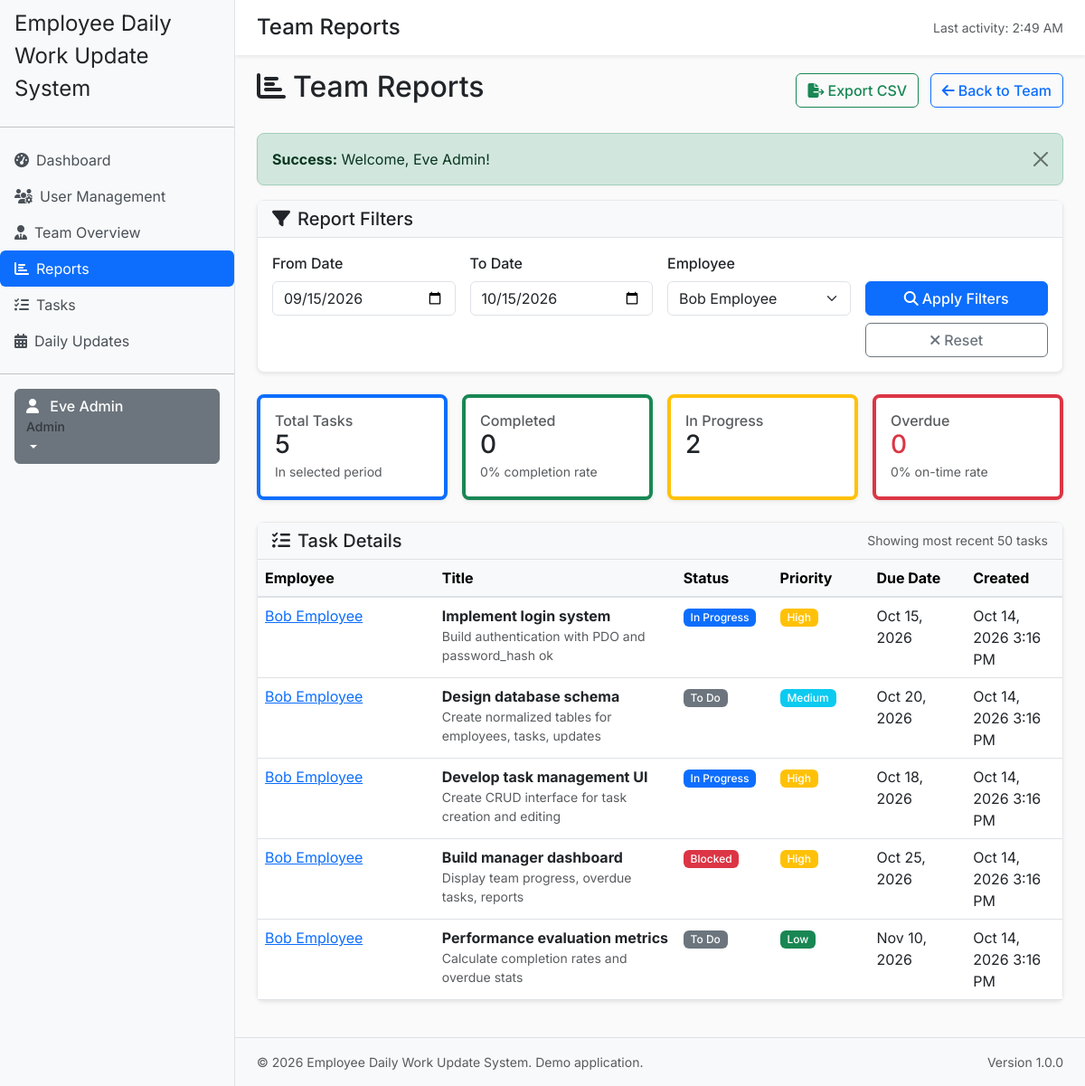
Screenshot of /manager/reports.php?employee=2 (signed in) with the database file from the repository.
### tables this page shows
CREATE TABLE `tasks` (
  `id` int(11) NOT NULL,
  `title` varchar(200) NOT NULL,
  `description` text DEFAULT NULL,
  `assigned_to` int(11) NOT NULL,
  `created_by` int(11) NOT NULL,
  `manager_id` int(11) NOT NULL,
  `priority` enum('Low','Medium','High','Urgent') NOT NULL DEFAULT 'Medium',
  `status` enum('To Do','In Progress','Blocked','Completed') NOT NULL DEFAULT 'To Do',
  `start_date` date NOT NULL,
  `due_date` date NOT NULL,
  `completed_at` datetime DEFAULT NULL,
  `created_at` datetime NOT NULL DEFAULT current_timestamp(),
  `updated_at` datetime NOT NULL DEFAULT current_timestamp() ON UPDATE current_timestamp()
);

CREATE TABLE `users` (
  `id` int(11) NOT NULL,
  `name` varchar(100) NOT NULL,
  `email` varchar(150) NOT NULL,
  `password_hash` varchar(255) NOT NULL,
  `role` enum('admin','manager','employee') NOT NULL DEFAULT 'employee',
  `manager_id` int(11) DEFAULT NULL,
  `is_active` tinyint(1) NOT NULL DEFAULT 1,
  `created_at` datetime NOT NULL DEFAULT current_timestamp(),
  `updated_at` datetime NOT NULL DEFAULT current_timestamp() ON UPDATE current_timestamp()
);

### includes/validation.php (called while the page is built, shortened)
<?php
function validateDate(string $value, bool $required = false, bool $allowPast = true): string|false {
    $value = trim($value);
    if ($value === '' && !$required) {
        return '';
    }
    return $value;
}
function validateInt($value, ?int $min = null, ?int $max = null): int|false {
    if (is_string($value)) {
        $value = trim($value);
    }
    $options = [];
    if ($min !== null) {
        $options['min_range'] = $min;
    }
    $int = filter_var($value, FILTER_VALIDATE_INT, [
        'options' => $options,
    ]);
    return $int;
}
function formatDate(string $date, string $format = 'M j, Y'): string {
    try {
        $dt = new DateTime($date);
        return $dt->format($format);
    } catch (Exception $e) {
        return $date;
    }
}
function formatDateTime(string $datetime, string $format = 'M j, Y g:i A'): string {
    try {
        $dt = new DateTime($datetime);
        return $dt->format($format);
    } catch (Exception $e) {
        return $datetime;
    }
}
function getPriorityBadgeClass(string $priority): string {
    return match ($priority) {
        PRIORITY_LOW => 'success',
        PRIORITY_MEDIUM => 'info',
        PRIORITY_HIGH => 'warning',
        PRIORITY_URGENT => 'danger',
        default => 'secondary',
    };
}
function getStatusBadgeClass(string $status): string {
    return match ($status) {
        STATUS_TODO => 'secondary',
        STATUS_IN_PROGRESS => 'primary',
        STATUS_BLOCKED => 'danger',
        STATUS_COMPLETED => 'success',
        default => 'secondary',
    };
}
function getBaseUrl(): string {
    return rtrim(APP_URL, '/');
}
function url(string $path): string {
    $path = ltrim($path, '/');
    if ($path === '') {
        return getBaseUrl();
    }
    return getBaseUrl() . '/' . $path;
}

### includes/database.php (called while the page is built, shortened)
<?php
require_once __DIR__ . '/config.php';
class Database {
    private static ?PDO $pdo = null;
    public static function getConnection(): PDO {
        if (self::$pdo === null) {
            $dsn = 'mysql:host=' . DB_HOST . ';dbname=' . DB_NAME . ';charset=utf8mb4';
            try {
                global $pdoOptions;
                $options = $pdoOptions ?? [
                    PDO::ATTR_ERRMODE => PDO::ERRMODE_EXCEPTION,
                    PDO::ATTR_DEFAULT_FETCH_MODE => PDO::FETCH_ASSOC,
                    PDO::ATTR_EMULATE_PREPARES => false,
                ];
                self::$pdo = new PDO($dsn, DB_USER, DB_PASSWORD, $options);
                self::$pdo->exec("SET NAMES utf8mb4");
                self::$pdo->exec("SET time_zone = '+00:00'");
            } catch (PDOException $e) {
                error_log('Database connection failed: ' . $e->getMessage());
                throw new RuntimeException('Database connection unavailable. Please contact support.');
            }
        }
        return self::$pdo;
    }
    public static function query(string $sql, array $params = []): PDOStatement {
        $stmt = self::getConnection()->prepare($sql);
        $stmt->execute($params);
        return $stmt;
    }
    public static function fetchOne(string $sql, array $params = []): ?array {
        $stmt = self::query($sql, $params);
        $row = $stmt->fetch();
        return $row ?: null;
    }
    public static function fetchAll(string $sql, array $params = []): array {
        $stmt = self::query($sql, $params);
        return $stmt->fetchAll();
    }
}
?>

### includes/auth.php (called while the page is built, shortened)
<?php
require_once __DIR__ . '/database.php';
require_once __DIR__ . '/functions.php';
require_once __DIR__ . '/validation.php';
function requireLogin(): void {
    $currentStatus = Database::fetchOne('SELECT is_active FROM users WHERE id = :id', [':id' => $_SESSION['user_id']]);
}
function requireRole(string $requiredRole): void {
    requireLogin();
}
function requireManager(): void {
    requireRole(ROLE_MANAGER);
}
?>

### manager/reports.php (the view, shortened to what this page needs)
<?php
require_once __DIR__ . '/../includes/config.php';
require_once __DIR__ . '/../includes/database.php';
require_once __DIR__ . '/../includes/auth.php';
require_once __DIR__ . '/../includes/functions.php';
require_once __DIR__ . '/../includes/validation.php';
requireManager();
$user = getCurrentUser();
$userId = $user['id'];
$userRole = $user['role'];
$filters = [
    'date_from' => validateDate($_GET['date_from'] ?? ''),
    'date_to' => validateDate($_GET['date_to'] ?? ''),
    'employee' => validateInt($_GET['employee'] ?? 0, 1),
    'export' => $_GET['export'] ?? '',
];
if (empty($filters['date_from']) && empty($filters['date_to'])) {
    $filters['date_to'] = date('Y-m-d');
    $filters['date_from'] = date('Y-m-d', strtotime('-30 days'));
}
if ($userRole === ROLE_ADMIN) {
    $teamMembers = Database::fetchAll(
        'SELECT id, name, email FROM users WHERE role = :role AND is_active = 1 ORDER BY name',
        [':role' => ROLE_EMPLOYEE]
    );
} else {
    $teamMembers = getTeamMembers($userId);
}
$teamWhereClause = '';
$teamParams = [];
if ($userRole === ROLE_ADMIN) {
    if (!empty($filters['employee'])) {
        $teamWhereClause = ' AND t.assigned_to = :specific_employee';
        $teamParams[':specific_employee'] = $filters['employee'];
    }
}
$dateConditions = '';
if (!empty($filters['date_from'])) {
    $dateConditions .= ' AND t.created_at >= :date_from';
    $teamParams[':date_from'] = $filters['date_from'] . ' 00:00:00';
}
if (!empty($filters['date_to'])) {
    $dateConditions .= ' AND t.created_at <= :date_to';
    $teamParams[':date_to'] = $filters['date_to'] . ' 23:59:59';
}
$taskQuery = "
    SELECT t.*, u.name as employee_name
    FROM tasks t
    JOIN users u ON t.assigned_to = u.id
    WHERE 1=1 {$teamWhereClause} {$dateConditions}
    ORDER BY t.created_at DESC
";
$summaryQuery = "
    SELECT
        COUNT(*) as total_tasks,
        SUM(CASE WHEN t.status = 'Completed' THEN 1 ELSE 0 END) as completed_tasks,
        SUM(CASE WHEN t.status = 'In Progress' THEN 1 ELSE 0 END) as in_progress_tasks,
        SUM(CASE WHEN t.status = 'Blocked' THEN 1 ELSE 0 END) as blocked_tasks,
        SUM(CASE WHEN t.status != 'Completed' AND t.due_date < CURDATE() THEN 1 ELSE 0 END) as overdue_tasks,
        SUM(CASE WHEN t.status = 'Completed' AND (
            (t.completed_at IS NOT NULL AND DATE(t.completed_at) <= t.due_date)
            OR (t.completed_at IS NULL AND DATE(t.updated_at) <= t.due_date)
        ) THEN 1 ELSE 0 END) as on_time_completed_tasks
    FROM tasks t
    JOIN users u ON t.assigned_to = u.id
    WHERE 1=1 {$teamWhereClause} {$dateConditions}
";
$summary = Database::fetchOne($summaryQuery, $teamParams);
$totalTasks = (int)($summary['total_tasks'] ?? 0);
$completedTasks = (int)($summary['completed_tasks'] ?? 0);
$overdueTasks = (int)($summary['overdue_tasks'] ?? 0);
$onTimeCompleted = (int)($summary['on_time_completed_tasks'] ?? 0);
$completionRate = $totalTasks > 0 ? round(($completedTasks / $totalTasks) * 100) : 0;
$onTimeRate = $totalTasks > 0 ? round(($onTimeCompleted / $totalTasks) * 100) : 0;
$displayQuery = $taskQuery . " LIMIT 50";
$tasks = Database::fetchAll($displayQuery, $teamParams);
include __DIR__ . '/../includes/header.php';
?>
<div class="d-flex justify-content-between align-items-center mb-4">
    <h2><i class="fas fa-chart-bar me-2"></i>Team Reports</h2>
    <div>
        <a href="<?php echo url('manager/reports.php?export=csv&' . http_build_query(array_filter($filters))); ?>"
           class="btn btn-outline-success me-2">
            <i class="fas fa-file-export me-1"></i>Export CSV
        </a>
        <a href="<?php echo url('manager/team.php'); ?>" class="btn btn-outline-primary">
            <i class="fas fa-arrow-left me-1"></i>Back to Team
        </a>
    </div>
</div>
<?php echo renderFlash(); ?>
<div class="card mb-4 shadow-sm">
    <div class="card-header bg-light">
        <h5 class="mb-0"><i class="fas fa-filter me-2"></i>Report Filters</h5>
    </div>
    <div class="card-body">
        <form method="GET" action="" class="row g-3">
            <div class="col-md-3">
                <label for="date_from" class="form-label">From Date</label>
                <input type="date" class="form-control" id="date_from" name="date_from"
                       value="<?php echo htmlspecialchars($filters['date_from'] ?? ''); ?>">
            </div>
            <div class="col-md-3">
                <label for="date_to" class="form-label">To Date</label>
                <input type="date" class="form-control" id="date_to" name="date_to"
                       value="<?php echo htmlspecialchars($filters['date_to'] ?? ''); ?>">
            </div>
            <div class="col-md-3">
                <?php if (!empty($teamMembers)): ?>
                    <label for="employee" class="form-label">Employee</label>
                    <select class="form-select" id="employee" name="employee">
                        <?php foreach ($teamMembers as $member): ?>
                            <option value="<?php echo $member['id']; ?>"
                                <?php echo (!empty($filters['employee']) && $filters['employee'] == $member['id']) ? 'selected' : ''; ?>>
                                <?php echo htmlspecialchars($member['name']); ?>
                            </option>
                        <?php endforeach; ?>
                    </select>
                <?php endif; ?>
            </div>
            <div class="col-md-3">
                <label class="form-label">&nbsp;</label>
                <button type="submit" class="btn btn-primary w-100">
                    <i class="fas fa-search me-1"></i>Apply Filters
                </button>
                <a href="<?php echo url('manager/reports.php'); ?>" class="btn btn-outline-secondary w-100 mt-2">
                    <i class="fas fa-times me-1"></i>Reset
                </a>
            </div>
        </form>
    </div>
</div>
<div class="row g-3 mb-4">
    <div class="col-md-3">
        <div class="card shadow-sm border-start border-4 border-primary h-100">
            <div class="card-body">
                <h6 class="mb-0 text-muted">Total Tasks</h6>
                <h3 class="mb-0"><?php echo $totalTasks; ?></h3>
                <small class="text-muted">In selected period</small>
            </div>
        </div>
    </div>
    <div class="col-md-3">
        <div class="card shadow-sm border-start border-4 border-success h-100">
            <div class="card-body">
                <h6 class="mb-0 text-muted">Completed</h6>
                <h3 class="mb-0"><?php echo $completedTasks; ?></h3>
                <small class="text-muted"><?php echo $completionRate; ?>% completion rate</small>
            </div>
        </div>
    </div>
    <div class="col-md-3">
        <div class="card shadow-sm border-start border-4 border-warning h-100">
            <div class="card-body">
                <h6 class="mb-0 text-muted">In Progress</h6>
                <h3 class="mb-0"><?php echo (int)($summary['in_progress_tasks'] ?? 0); ?></h3>
            </div>
        </div>
    </div>
    <div class="col-md-3">
        <div class="card shadow-sm border-start border-4 border-danger h-100">
            <div class="card-body">
                <h6 class="mb-0 text-muted">Overdue</h6>
                <h3 class="mb-0 text-danger"><?php echo $overdueTasks; ?></h3>
                <small class="text-muted"><?php echo $onTimeRate; ?>% on-time rate</small>
            </div>
        </div>
    </div>
</div>
<div class="card shadow-sm">
    <div class="card-header bg-light d-flex justify-content-between align-items-center">
        <h5 class="mb-0"><i class="fas fa-tasks me-2"></i>Task Details</h5>
        <small class="text-muted">Showing most recent 50 tasks</small>
    </div>
    <div class="card-body p-0">
        <?php if (empty($tasks)): ?>
            <div class="empty-state p-4">
                <i class="fas fa-tasks"></i>
                <h5>No tasks found</h5>
                <p class="text-muted">No tasks match your current filters.</p>
            </div>
        <?php else: ?>
            <div class="table-responsive">
                <table class="table table-hover mb-0">
                    <thead class="table-light">
                        <tr>
                            <th>Employee</th>
                            <th style="width: 30%">Title</th>
                            <th style="width: 12%">Status</th>
                            <th style="width: 12%">Priority</th>
                            <th style="width: 12%">Due Date</th>
                            <th style="width: 12%">Created</th>
                        </tr>
                    </thead>
                    <tbody>
                        <?php foreach ($tasks as $task): ?>
                            <tr>
                                <td>
                                    <a href="<?php echo url('tasks/view.php?task_id=' . $task['id']); ?>">
                                        <?php echo htmlspecialchars($task['employee_name']); ?>
                                    </a>
                                </td>
                                <td>
                                    <strong><?php echo htmlspecialchars($task['title']); ?></strong>
                                    <?php if (!empty($task['description'])): ?>
                                        <div class="text-muted small">
                                            <?php echo htmlspecialchars(substr($task['description'], 0, 60)); ?>
                                        </div>
                                    <?php endif; ?>
                                </td>
                                <td>
                                    <span class="badge bg-<?php echo getStatusBadgeClass($task['status']); ?>">
                                        <?php echo htmlspecialchars($task['status']); ?>
                                    </span>
                                </td>
                                <td>
                                    <span class="badge bg-<?php echo getPriorityBadgeClass($task['priority']); ?>">
                                        <?php echo htmlspecialchars($task['priority']); ?>
                                    </span>
                                </td>
                                <td><?php echo formatDate($task['due_date']); ?></td>
                                <td><?php echo formatDateTime($task['created_at']); ?></td>
                            </tr>
                        <?php endforeach; ?>
                    </tbody>
                </table>
            </div>
        <?php endif; ?>
    </div>
</div>
<?php include __DIR__ . '/../includes/footer.php'; ?>

### assets/css/style.css (style rules this page uses)
body { background-color: #fafafa; color: #212529; font-family: 'Inter', sans-serif; }
.card { border: 1px solid #e7e9eb; border-radius: 0.5rem; box-shadow: 0 1px 3px rgba(0,0,0,0.05); }

### includes/header.php (style rules this page uses)
body { font-family: 'Inter', sans-serif; }
.card-header { background-color: #f8f9fa; border-bottom: 1px solid #dee2e6; }
.table thead th { border-bottom: 2px solid #dee2e6; }
.badge { font-weight: 500; }
.btn { font-weight: 500; }
.form-label { font-weight: 500; margin-bottom: 0.5rem; }

### rows the page displays
tasks: date_to "10/15/2026", employee "Bob Employee", assigned_to.name "Bob Employee", title "Implement login system", description "Build authentication with PDO and password_hash ok", status "In Progress", priority "High", due_date "Oct 15, 2026", created_at "Oct 14, 2026 3:16 PM"
tasks: assigned_to.name "Bob Employee", title "Design database schema", description "Create normalized tables for employees, tasks, updates", status "To Do", priority "Medium", due_date "Oct 20, 2026", created_at "Oct 14, 2026 3:16 PM"
tasks: assigned_to.name "Bob Employee", title "Develop task management UI", description "Create CRUD interface for task creation and editing", status "In Progress", priority "High", due_date "Oct 18, 2026", created_at "Oct 14, 2026 3:16 PM"
tasks: assigned_to.name "Bob Employee", title "Build manager dashboard", description "Display team progress, overdue tasks, reports", status "Blocked", priority "High", due_date "Oct 25, 2026", created_at "Oct 14, 2026 3:16 PM"
tasks: assigned_to.name "Bob Employee", title "Performance evaluation metrics", description "Calculate completion rates and overdue stats", status "To Do", priority "Low", due_date "Nov 10, 2026", created_at "Oct 14, 2026 3:16 PM"

### other values shown
APP_NAME "Employee Daily Work Update System"
$_SESSION['user_name'] "Eve Admin"
$_SESSION['user_role'] "Admin"
$pageTitle "Team Reports"
date('g:i A', $_SESSION['last_activity']) "2:49 AM"
$type "Success"
$message "Welcome, Eve Admin!"
$totalTasks "5"
$completedTasks "0"
$completionRate "0"
$summary['in_progress_tasks'] "2"
$overdueTasks "0"
$onTimeRate "0"
